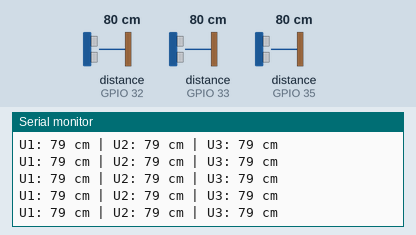
This sketch was run on a simulated ESP32. On the bench: the last lines printed to the serial monitor. Wiring (inferred from the names in the program): 3 × ultrasonic range finder: trigger GPIO 14, echo GPIO 33 / trigger GPIO 26, echo GPIO 35 / trigger GPIO 27, echo GPIO 32. The test bench sets the inputs (shaded band); at power-on: distance to the obstacle (sensors on GPIO 32, GPIO 33, GPIO 35) 80 cm. The echo pulse lasts 58.3 µs per cm.

Above: at 1.2 s.
1.3 s: distance to the obstacle (sensor on GPIO 32) set to 2 cm
At 1.42 s:
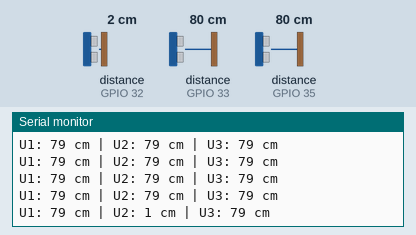
2.8 s: distance to the obstacle (sensor on GPIO 33) set to 2 cm
At 2.8 s:
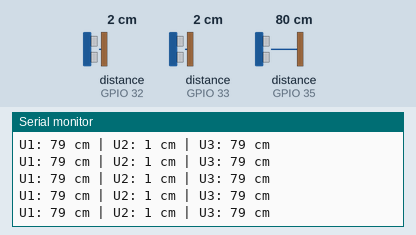
4.3 s: distance to the obstacle (sensor on GPIO 35) set to 2 cm
At 4.33 s:
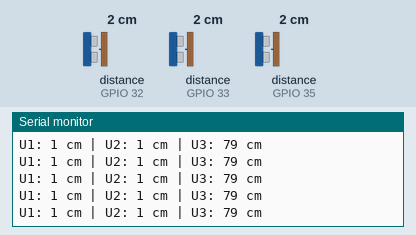
5.8 s: distance to the obstacle (sensor on GPIO 32) set to 4 cm
At 5.85 s:
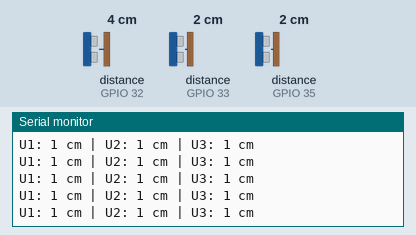
7.3 s: distance to the obstacle (sensor on GPIO 33) set to 4 cm
At 7.36 s:
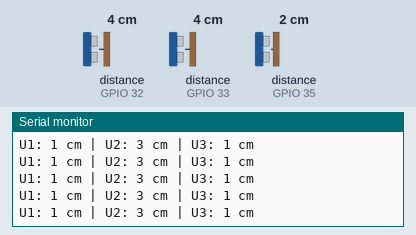
8.8 s: distance to the obstacle (sensor on GPIO 35) set to 4 cm
At 8.8 s:
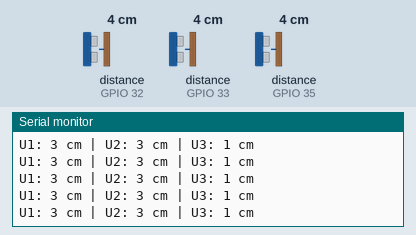
Timing chart, 0 to 11.3 s (numbered marks = the images above; inputs shaded):
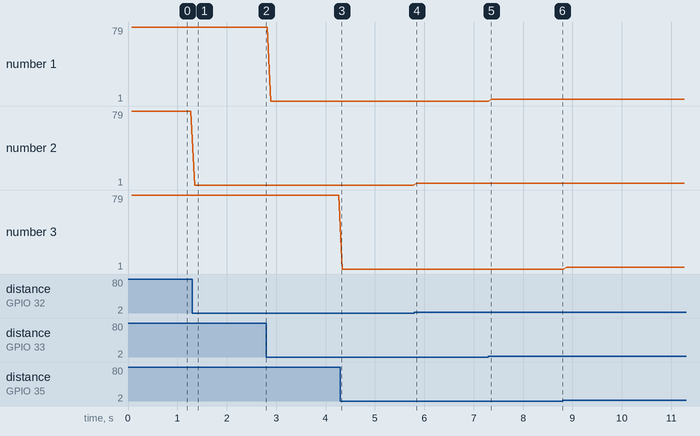

Measured:
- after the input at 1.3 s, the serial monitor: prints a new line after 0.06 s (image 1)

The sketch:

LeerUltrasonicosESP32.ino
```cpp
#define U1_TRIG 14
#define U1_ECHO 33

#define U2_TRIG 27
#define U2_ECHO 32

#define U3_TRIG 26
#define U3_ECHO 35

long medirDistancia(int trigPin, int echoPin) {
  // Limpia trigger
  digitalWrite(trigPin, LOW);
  delayMicroseconds(2);

  // Pulso de 10us
  digitalWrite(trigPin, HIGH);
  delayMicroseconds(10);
  digitalWrite(trigPin, LOW);

  // Lee el tiempo del echo (timeout 30ms ≈ 5m)
  long duracion = pulseIn(echoPin, HIGH, 30000);

  // Si no detecta nada
  if (duracion == 0) return -1;

  // Convertir a cm
  long distancia = duracion * 0.034 / 2;

  return distancia;
}

void setup() {
  Serial.begin(115200);

  pinMode(U1_TRIG, OUTPUT);
  pinMode(U2_TRIG, OUTPUT);
  pinMode(U3_TRIG, OUTPUT);

  pinMode(U1_ECHO, INPUT);
  pinMode(U2_ECHO, INPUT);
  pinMode(U3_ECHO, INPUT);

  Serial.println("Ultrasonicos listos...");
}

void loop() {
  long d1 = medirDistancia(U1_TRIG, U1_ECHO);
  delay(20); // evita interferencia

  long d2 = medirDistancia(U2_TRIG, U2_ECHO);
  delay(20);

  long d3 = medirDistancia(U3_TRIG, U3_ECHO);
  delay(20);

  Serial.print("U1: ");
  Serial.print(d1);
  Serial.print(" cm | U2: ");
  Serial.print(d2);
  Serial.print(" cm | U3: ");
  Serial.print(d3);
  Serial.println(" cm");

  delay(10);
}
```
